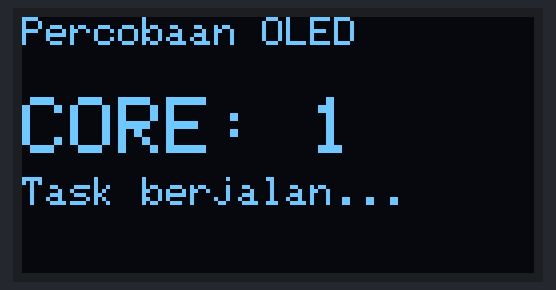
Bench run of a sketch on a simulated ESP32. Parts: 128×64 one-colour display. What the sketch prints to the serial monitor is not drawn.

Above: at 1.1 s.

The sketch:

OLED_Test.ino
```cpp
#include <Wire.h>
#include <Adafruit_GFX.h>
#include <Adafruit_SSD1306.h>

#define SCREEN_WIDTH 128 // Lebar OLED dalam px
#define SCREEN_HEIGHT 64 // Tinggi OLED dalam px
#define OLED_RESET -1
#define CORE_TO_RUN 1

Adafruit_SSD1306 display(SCREEN_WIDTH, SCREEN_HEIGHT, &Wire, OLED_RESET);

// Handle untuk Mutex.
SemaphoreHandle_t i2cMutex;

void oledTask(void * pvParameters) {
  String coreID = String(xPortGetCoreID());
  Serial.print("oledTask berjalan di Core: ");
  Serial.println(coreID);

  for (;;) {
    // 1. Ambil "key" Mutex sebelum menggunakan I2C
    if (xSemaphoreTake(i2cMutex, portMAX_DELAY) == pdTRUE) {
      display.clearDisplay();
      display.setTextSize(1);
      display.setTextColor(SSD1306_WHITE);
      display.setCursor(0, 0);
      display.println("Percobaan OLED");

      display.setTextSize(2);
      display.setCursor(0, 20);
      display.print("CORE: ");
      display.println(coreID);

      display.setTextSize(1);
      display.setCursor(0, 40);
      display.println("Task berjalan...");

      display.display();

      // 2. Kembalikan "key" Mutex
      xSemaphoreGive(i2cMutex);
    }

    vTaskDelay(1000 / portTICK_PERIOD_MS);
  }
}

void setup() {
  Serial.begin(115200);
  vTaskDelay(1000 / portTICK_PERIOD_MS);

  Serial.println("===== Percobaan OLED Display =====");

  i2cMutex = xSemaphoreCreateMutex();

  if (xSemaphoreTake(i2cMutex, portMAX_DELAY) == pdTRUE) {
    if (!display.begin(SSD1306_SWITCHCAPVCC, 0x3C)) {
      Serial.println(F("Alokasi SSD1306 gagal"));
      for (;;);
    }
    Serial.println("OLED SSD1306 ditemukan!");
    display.clearDisplay();
    display.display();

    xSemaphoreGive(i2cMutex);
  }

  if(CORE_TO_RUN == 0) {
    Serial.println("setup() berjalan di Core 1.");
  }
  Serial.println("setup() berjalan di Core 0.");

  xTaskCreatePinnedToCore(
      oledTask,       // Fungsi task
      "OLEDTask",     // Nama task
      4096,           // Ukuran stack (OLED butuh > 2048)
      NULL,           // Parameter
      1,              // Prioritas
      NULL,           // Handle task
      CORE_TO_RUN     // Core ID (0 atau 1)
  );

  Serial.println("Task OLED telah dibuat untuk berjalan di Core " + String(CORE_TO_RUN));
}

void loop() {
  vTaskDelay(1000 / portTICK_PERIOD_MS);
}
```
